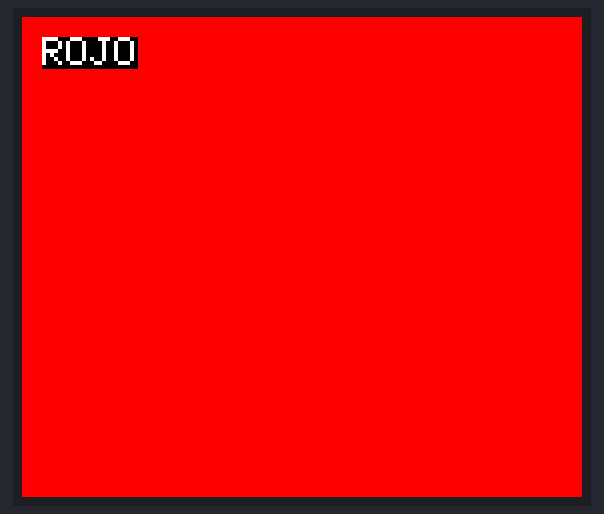
Recording of a sketch running on a simulated ESP32-C3. On the bench: 280×240 colour display. What the sketch prints to the serial monitor is not drawn.

Above: at 0.6 s.
At 1.6 s:
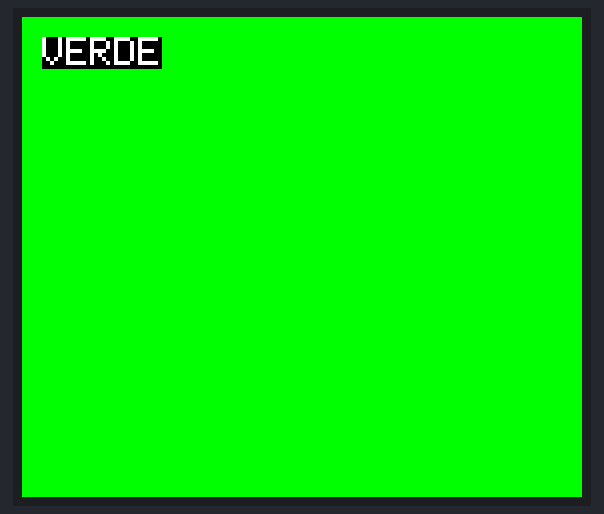
At 2.7 s:
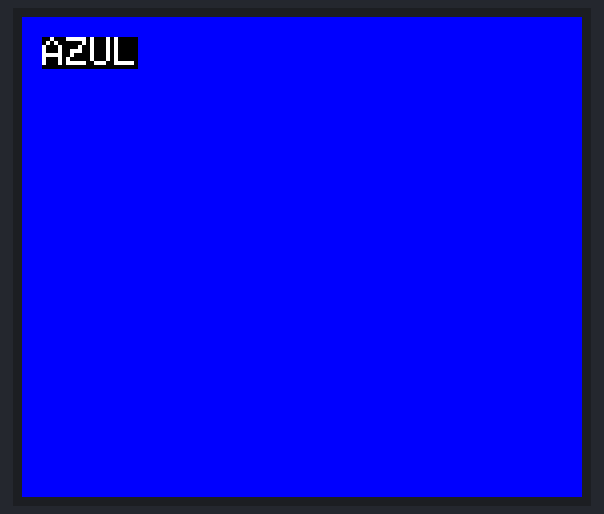

The sketch:

prueba_colores.ino
```cpp
// Prueba mínima de pantalla ST7789 (ESP32-C3, 1.69" 240x280)
// Sin LVGL, sin WiFi, sin touch: solo para confirmar que la pantalla enciende.
// Requiere la librería LovyanGFX copiada en Arduino/libraries.

#define LGFX_USE_V1
#include <LovyanGFX.hpp>

// --- Pines según pin_config.h del proyecto original ---
#define PIN_LCD_RS   2   // DC
#define PIN_LCD_CS   4
#define PIN_LCD_SCK  5
#define PIN_LCD_SDA  6   // MOSI
#define PIN_LCD_RES  8   // RST

class LGFX : public lgfx::LGFX_Device
{
  lgfx::Panel_ST7789 _panel_instance;
  lgfx::Bus_SPI _bus_instance;

public:
  LGFX(void)
  {
    {
      auto cfg = _bus_instance.config();
      cfg.spi_host = SPI2_HOST;
      cfg.spi_mode = 2;
      cfg.freq_write = 40000000;
      cfg.freq_read  = 40000000;
      cfg.spi_3wire  = true;
      cfg.use_lock   = true;
      cfg.dma_channel = SPI_DMA_CH_AUTO;
      cfg.pin_sclk = PIN_LCD_SCK;
      cfg.pin_mosi = PIN_LCD_SDA;
      cfg.pin_miso = -1;
      cfg.pin_dc   = PIN_LCD_RS;
      _bus_instance.config(cfg);
      _panel_instance.setBus(&_bus_instance);
    }
    {
      auto cfg = _panel_instance.config();
      cfg.pin_cs   = PIN_LCD_CS;
      cfg.pin_rst  = PIN_LCD_RES;
      cfg.pin_busy = -1;
      cfg.memory_width  = 240;
      cfg.memory_height = 280;
      cfg.panel_width   = 240;
      cfg.panel_height  = 280;
      cfg.offset_x = 0;
      cfg.offset_y = 20;
      cfg.offset_rotation = 1;
      cfg.dummy_read_pixel = 8;
      cfg.dummy_read_bits  = 1;
      cfg.readable  = true;
      cfg.invert    = true;
      cfg.rgb_order = false;
      cfg.dlen_16bit = false;
      cfg.bus_shared = false;
      _panel_instance.config(cfg);
    }
    setPanel(&_panel_instance);
  }
};

LGFX tft;

void setup()
{
  Serial.begin(115200);
  delay(300);
  Serial.println("Iniciando pantalla...");

  bool ok = tft.init();
  Serial.printf("tft.init() devolvio: %s\n", ok ? "OK" : "FALLO");

  tft.setRotation(0);
  tft.setTextColor(TFT_WHITE, TFT_BLACK);
  tft.setTextSize(2);
}

void loop()
{
  tft.fillScreen(TFT_RED);
  tft.setCursor(10, 10);
  tft.println("ROJO");
  delay(1000);

  tft.fillScreen(TFT_GREEN);
  tft.setCursor(10, 10);
  tft.println("VERDE");
  delay(1000);

  tft.fillScreen(TFT_BLUE);
  tft.setCursor(10, 10);
  tft.println("AZUL");
  delay(1000);
}
```

Measured:
- by itself, everything shown: repeats every 3.2 s, in 3 steps
- what the display in image 0 shows lasts 1.1 s, from 0.5 s to 1.6 s
